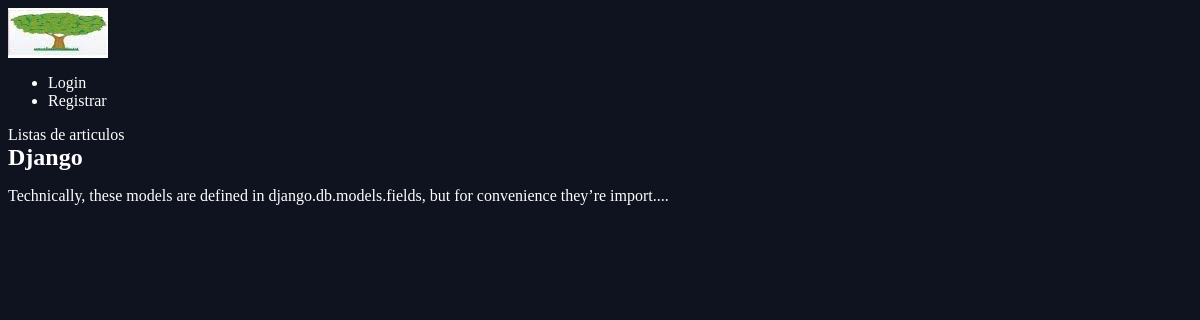
The page / on the database its author committed.
### articulos/models.py (models this page shows, shortened)
class Articulos(models.Model):
    titulo = models.CharField(max_length=60)
    slug = models.SlugField()
    cuerpo = models.TextField()
    fecha_creacion = models.DateTimeField(auto_now_add=True)
    autor = models.ForeignKey(User, default=None,on_delete=models.CASCADE)
    thumb = models.ImageField(default='default.png', blank=True)
    def snippet(self):
        return self.cuerpo[:100] + '....'

### articulos/views.py (the view)
# urls.py: re_path(r'^$',views.lista_art, name='lista'),
def lista_art(request):
    articulos = Articulos.objects.all().order_by('fecha_creacion')
    return render(request,'articulos/articulos.html',{'articulos': articulos})

### articulos/templates/articulos/articulos.html
{% extends 'base_layout.html'%}
{% block content%}
    <p1>Listas de articulos</p1>
    <div class="articulos">
        {% for articulos in articulos %}
        <div class="articulos">
            <h2><a href="{% url 'articulos:detalle' slug=articulos.slug%}">{{ articulos.titulo }}</a> </h2>
            <p>{{ articulos.snippet }}</p>
        </div>
        {% endfor %}
    </div>
{% endblock%}

### assets/styles.css (style rules this page uses)
body { background-color: #0f121f; ##background-image: url(fondo.jpg); background-repeat-y: no-repeat; color:#fff; }
body * { font-family:Ubuntu }
h1,h2,h3,h4,h5 { font-weigth: normal; margin: 0; }
a,a:hover, a:visited { color: #fff; text-decoration: none; }

### rows shown on the page
Articulos: titulo "Django", snippet "Technically, these models are defined in django.db.models.fields, but for convenience they’re import...."
